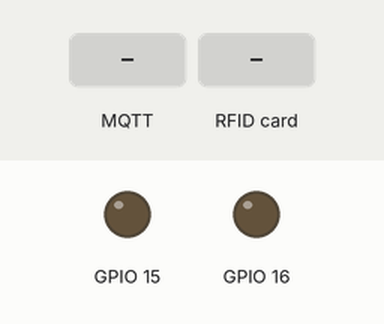
Simulated run of this sketch. Board: ESP8266 (NodeMCU). On the bench: output pins drawn as LEDs (lit = HIGH). The inputs (shaded band) are chosen by the test bench. WiFi joins after 1.5 s; servers stay silent unless stated; random numbers use the default seed unless the sketch sets one; no MQTT or app messages arrive unless stated; what the sketch prints to the serial monitor is not drawn.

Above: at 2.8 s.
2.9 s: MQTT message "1" arrives on the first subscribed topic
At 3.5 s:
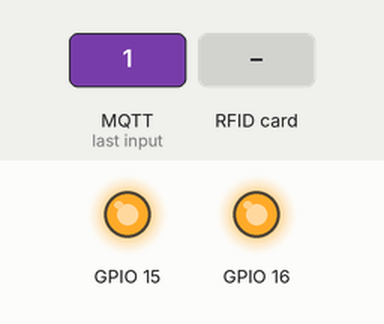
5.1 s: RFID card 5E 7A 19 C4 held to the reader
Timing chart, 0 to 8.1 s (numbered marks = the images above; inputs shaded):
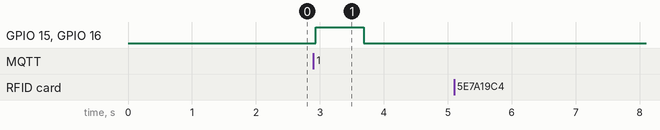

Measured:
- after the input at 2.9 s, GPIO 15, GPIO 16: LOW → HIGH at once, → LOW 0.75 s later
- after the input at 5.1 s, every drawn part: stays the same

The sketch:

kapieee2.0_in.ino
```cpp
#include <ESP8266WiFi.h>
#include <SPI.h>
#include <PubSubClient.h>
#include "MFRC522.h"

/* wiring the MFRC522 to ESP8266 (ESP-12)
RST     = GPIO5
SDA(SS) = GPIO4
MOSI    = GPIO13
MISO    = GPIO12
SCK     = GPIO14
GND     = GND
3.3V    = 3.3V
*/

#define RST_PIN  5  // RST-PIN for RC522 - RFID - SPI - Modul GPIO5
#define SS_PIN  4  // SDA-PIN for RC522 - RFID - SPI - Modul GPIO4

const char* SSID = "atolyekapi";
const char* PASS = "atolyekapi";

const char* mqtt_server = "172.24.1.1";

long lastMsg = 0;
char msg[50];
int value = 0;

WiFiClient espClient;
PubSubClient client(espClient);
MFRC522 mfrc522(SS_PIN, RST_PIN); // Create MFRC522 instance

void setup() {
  Serial.begin(9600);    // Initialize serial communications
  pinMode(15, OUTPUT);
  pinMode(16, OUTPUT);
  digitalWrite(16, LOW);
  digitalWrite(15, LOW);
  delay(25);
  Serial.println(F("Booting...."));
  SPI.begin();           // Init SPI bus
  mfrc522.PCD_Init();    // Init MFRC522
  delay(50);

  Serial.println("");                      //wifi_connection_begin
  Serial.print("Connecting To ");
  WiFi.begin(SSID, PASS);
  while (WiFi.status() != WL_CONNECTED)
  {
    delay(500);
    Serial.print(".");
  }
  Serial.println("");
  Serial.println("WiFi Connected");
  Serial.print("IP address: ");
  Serial.println(WiFi.localIP());
  delay(50);                               //wifi_connection_end

  client.setServer(mqtt_server, 1883);
  client.setCallback(callback);
}

void loop() {
  if (!client.connected()) {
    reconnect();
  }
  client.loop();

  // Look for new cards
  if ( ! mfrc522.PICC_IsNewCardPresent()) {
    delay(50);
    return;
  }
  // Select one of the cards
  if ( ! mfrc522.PICC_ReadCardSerial()) {
    delay(50);
    return;
  }
  // Show some details of the PICC (that is: the tag/card)
  String content = dump_byte_array(mfrc522.uid.uidByte, mfrc522.uid.size);
  Serial.print(F("Card UID: "));
  Serial.println(content);
  char charBuf[50];
  content.toCharArray(charBuf, 50);
  client.publish("inside", charBuf);
  delay(200);
  Serial.println("READY");
}

String dump_byte_array(byte *buffer, byte bufferSize) {
  String result ="";
  for (byte i = 0; i < bufferSize; i++) {
    result +=(buffer[i]);
  }
  delay(50);
  return result;
}

void open_the_door(){
  digitalWrite(16, HIGH);
  digitalWrite(15, HIGH);
  delay(750);
  digitalWrite(16, LOW);
  digitalWrite(15, LOW);
  delay(50);
}

void callback(char* topic, byte* payload, unsigned int length) {
  Serial.print("Message arrived [");
  Serial.print(topic);
  Serial.println("] ");

  if ((char)payload[0] == '1') {
    open_the_door();
  }
}

void reconnect() {
  // Loop until we're reconnected
  while (!client.connected()) {
    Serial.print("Attempting MQTT connection...");
    // Create a random client ID
    String clientId = "ESP8266Client-";
    clientId += String(random(0xffff), HEX);
    // Attempt to connect
    if (client.connect(clientId.c_str())) {
      Serial.println("connected");
      // Once connected, publish an announcement...
      //client.publish("outTopic", "hello world");
      // ... and resubscribe
      client.subscribe("I/O");
    } else {
      Serial.print("failed, rc=");
      Serial.print(client.state());
      Serial.println(" try again in 5 seconds");
      // Wait 5 seconds before retrying
      delay(5000);
    }
  }
}
```
